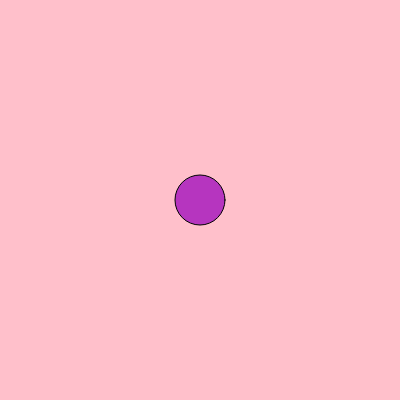
Frame 1 (no input)
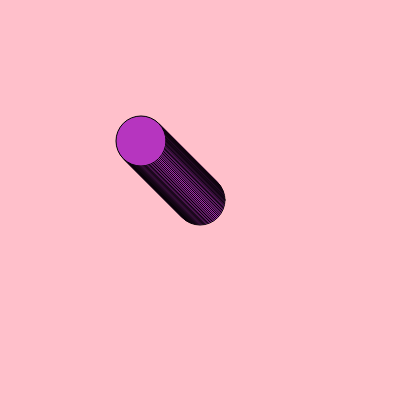
Frame 60 (no input)
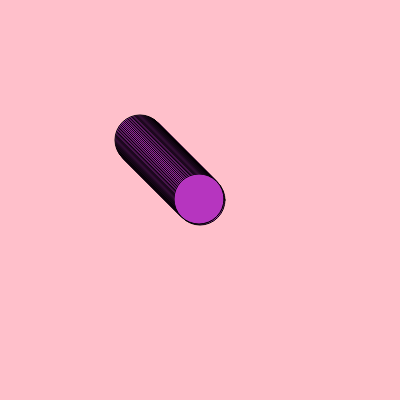
Frame 120 (the mouse pressed at the canvas centre since frame 60)

The p5.js sketch that drew these frames (run headless with seeded random() and noise() and a simulated clock; from frame 60 on, the mouse is pressed at the canvas centre):

// p5.js sketch
// ── sketch.js
let cor;
let posicaoHorizontal; // x
let posicaoVertical; // y


function setup() {
  createCanvas(400, 400);
  background("pink")
  cor= color (random(0, 255), random(0, 255), random(0, 255));
  posicaoHorizontal = 200;
  posicaoVertical = 200;
}

function draw() {
  fill(cor)
  circle(posicaoHorizontal, posicaoVertical,50);
  
  if(mouseX < posicaoHorizontal) {
  posicaoHorizontal--;
}


  if(mouseY > posicaoHorizontal) {
  posicaoHorizontal++;
  
 }

  if(mouseX < posicaoVertical) {
    posicaoVertical--;
  }

  if(mouseY > posicaoVertical) {
    posicaoVertical++;
    }
   }
